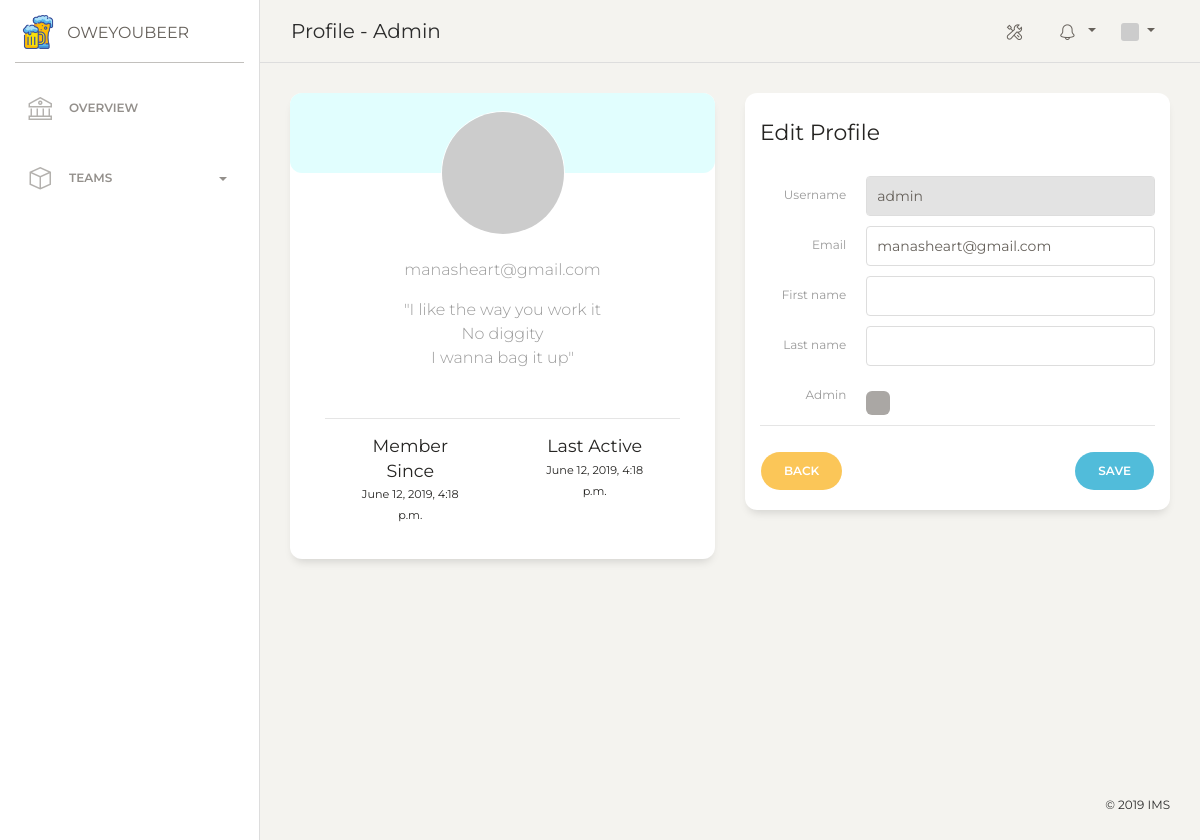
Screenshot of /profile/admin (signed in) with the database file from the repository.
### account/models.py (models this page shows, shortened)
class Account(AbstractUser):
    class Meta:
        db_table = 'accounts'
    email = models.EmailField(unique=True)
    username = models.CharField(max_length=40, unique=True)
    first_name = models.CharField(max_length=40, blank=True)
    last_name = models.CharField(max_length=40, blank=True)
    avatar_hash = models.CharField(max_length=140, blank=True)
    is_superuser = models.BooleanField(default=False)
    is_active = models.BooleanField(default=True)
    objects = AccountManager()
    USERNAME_FIELD = 'username'
    REQUIRED_FIELDS = ['email']
    def get_full_name(self):
        return ' '.join([self.first_name, self.last_name])
    def gravatar(self, size=100, default='identicon', rating='g'):
        url = 'https://secure.gravatar.com/avatar'
        hash = self.avatar_hash or self.gravatar_hash()
        return '{url}/{hash}?s={size}&d={default}&r={rating}'.format(
            url=url, hash=hash, size=size, default=default, rating=rating)

### account/views.py (the view, shortened to what this page needs)
# urls.py: url(r'^profile/(?P<username>[\w-]+)$', view=ProfileView.as_view(), name='profile'),
class ProfileView(UpdateView):
    model = Account
    form_class = ProfileForm
    template_name = 'profile/user.html'
    def get_object(self, **kwargs):
        self.username = self.kwargs.get("username")
        if self.username is None:
            raise Http404
        return get_object_or_404(Account, username__iexact=self.username)

### account/forms.py
class ProfileForm(forms.ModelForm):
    username = forms.CharField(disabled=True, widget=TextInput(attrs={'class': 'form-control'}))
    email = forms.EmailField(widget=EmailInput(attrs={'class': 'form-control'}))
    first_name = forms.CharField(required=False, widget=TextInput(attrs={'class': 'form-control'}))
    last_name = forms.CharField(required=False, widget=TextInput(attrs={'class': 'form-control'}))
    is_admin = forms.BooleanField(required=False, widget=CheckboxInput(attrs={'class': 'form-check-input'}))
    class Meta:
        model = Account
        fields = ['username', 'email', 'first_name', 'last_name', 'is_admin']

### templates/profile/user.html (shortened to what this page needs)
{% extends 'layout.html' %}
{% block menu %}Profile - {{ user.username }}{% endblock %}
{% block body %}
<div class="content">
  <div class="row">
    <div class="col-md-6">
      <div class="card card-user">
        <div class="card-body">
          <div class="author">
            <a href="#">
              <img class="avatar border-gray" src="{{ user.gravatar }}">
            </a>
            <p class="description">
              {{ user.email }}
            </p>
          </div>
          <p class="description text-center">
            "I like the way you work it
            <br> No diggity
            <br> I wanna bag it up"
          </p>
        </div>
        <div class="card-footer">
          <hr>
          <div class="button-container">
            <div class="row">
              <div class="col-lg-4 col-md-6 col-6 ml-auto">
                <h5>Member Since</h5>
                <p><small>{{ user.date_joined }}</small></p>
              </div>
              <div class="col-lg-4 col-md-6 col-6 ml-auto mr-auto">
                <h5>Last Active</h5>
                <p><small>{{ user.last_login }}</small></p>
              </div>
            </div>
          </div>
        </div>
      </div>
    </div>
    <div class="col-md-6">
      <div class="card">
        <div class="card-header">
          <h5 class="card-title">Edit Profile</h5>
        </div>
        <div class="card-body">
          <form class="form-horizontal" method="post">
            <div class="row">
              <label class="col-md-3 col-form-label">{{ form.username.label }}</label>
              <div class="col-md-9">
                {% if form.username.errors %}
                <div class="form-group has-danger">
                {% else %}
                <div class="form-group">
                {% endif %}
                  {{ form.username }}
                </div>
              </div>
            </div>
            <div class="row">
              <label class="col-md-3 col-form-label">{{ form.email.label }}</label>
              <div class="col-md-9">
                {% if form.email.errors %}
                <div class="form-group has-danger">
                {% else %}
                <div class="form-group">
                {% endif %}
                  {{ form.email }}
                </div>
              </div>
            </div>
            <div class="row">
              <label class="col-md-3 col-form-label">{{ form.first_name.label }}</label>
              <div class="col-md-9">
                {% if form.first_name.errors %}
                <div class="form-group has-danger">
                {% else %}
                <div class="form-group">
                {% endif %}
                  {{ form.first_name }}
                </div>
              </div>
            </div>
            <div class="row">
              <label class="col-md-3 col-form-label">{{ form.last_name.label }}</label>
              <div class="col-md-9">
                {% if form.last_name.errors %}
                <div class="form-group has-danger">
                {% else %}
                <div class="form-group">
                {% endif %}
                  {{ form.last_name }}
                </div>
              </div>
            </div>
            <div class="row">
              <label class="col-md-3 col-form-label">Admin</label>
              <div class="col-md-9">
                <div class="form-check">
                </div>
              </div>
            </div>
            <hr>
            <a class="btn btn-warning btn-round float-left" href="javascript:history.back()">Back</a>
            <button class="btn btn-info btn-round float-right" type="submit">Save</button>
          </form>
        </div>
      </div>
    </div>
  </div>
</div>
{% endblock %}

### rows the page displays
Account: username "Admin", email "manasheart@gmail.com", date_joined "June 12, 2019, 4:18 p.m.", last_login "June 12, 2019, 4:18 p.m.", username "admin"
